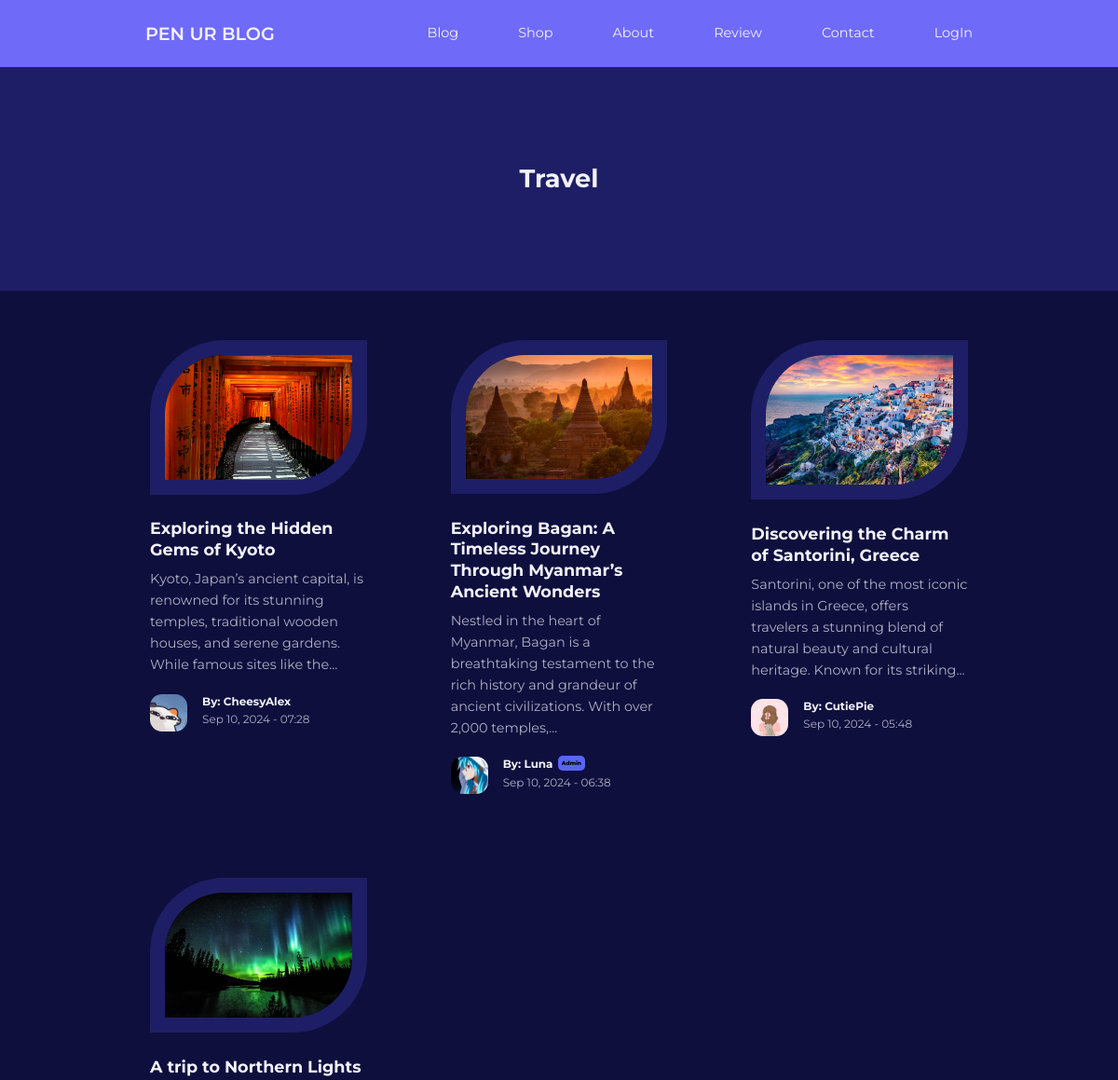
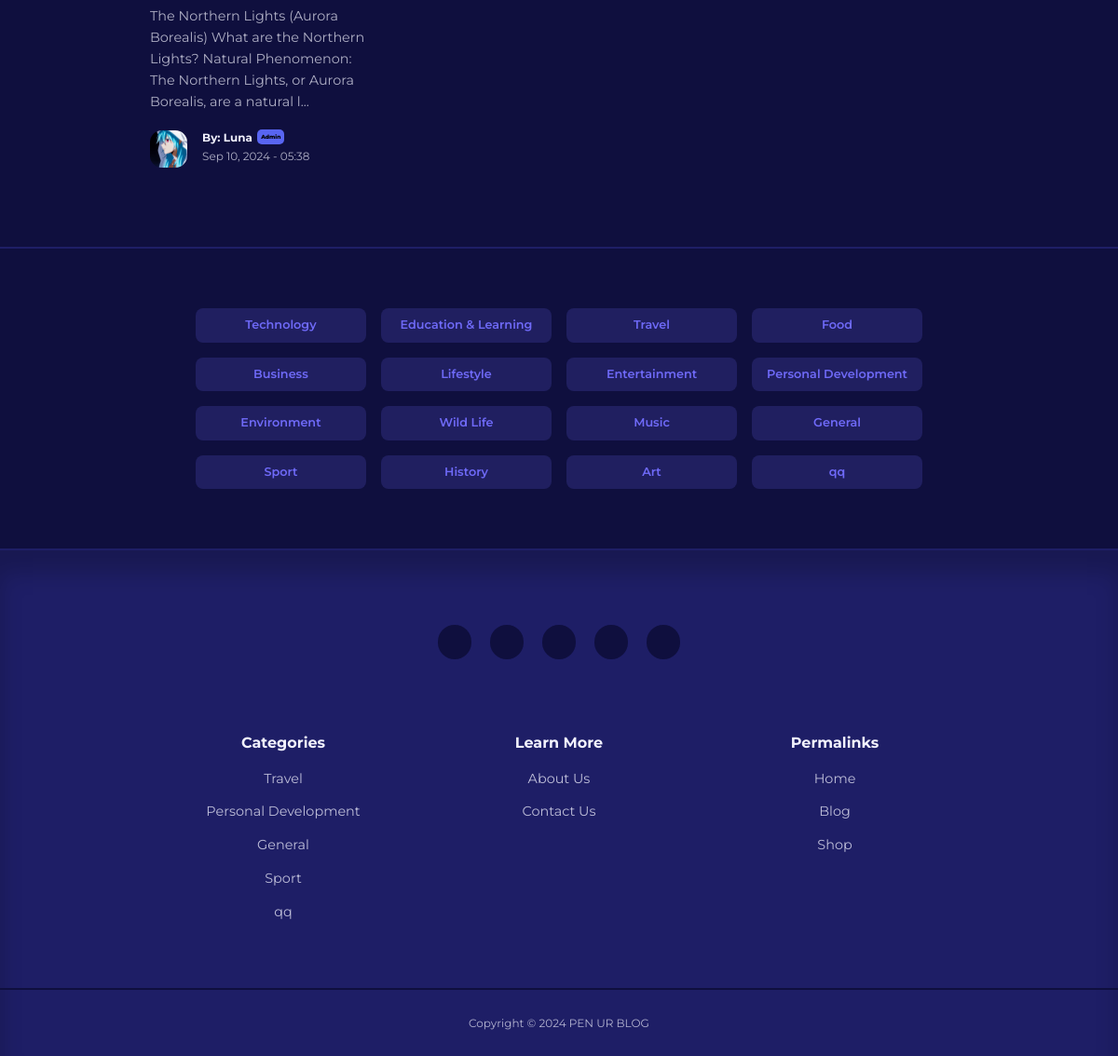
Screenshot of /blog/category-posts.php?id=9 with the database file from the repository (2 pictures, top to bottom).
### tables this page shows
CREATE TABLE `categories` (
  `id` int(11) UNSIGNED NOT NULL,
  `title` varchar(50) NOT NULL,
  `description` text NOT NULL
);

CREATE TABLE `posts` (
  `id` int(11) UNSIGNED NOT NULL,
  `title` varchar(255) NOT NULL,
  `body` text NOT NULL,
  `thumbnail` varchar(255) NOT NULL,
  `date_time` timestamp NOT NULL DEFAULT current_timestamp(),
  `category_id` int(11) UNSIGNED DEFAULT NULL,
  `author_id` int(11) UNSIGNED NOT NULL,
  `is_featured` tinyint(1) NOT NULL
);

CREATE TABLE `users` (
  `id` int(11) UNSIGNED NOT NULL,
  `username` varchar(50) NOT NULL,
  `email` varchar(100) NOT NULL,
  `password` varchar(255) NOT NULL,
  `avatar` varchar(255) NOT NULL,
  `is_admin` tinyint(1) NOT NULL,
  `bio` varchar(255) NOT NULL,
  `reset_token_hash` varchar(64) DEFAULT NULL,
  `reset_token_expires_at` datetime DEFAULT NULL
);

### blog/category-posts.php (the view, shortened to what this page needs)
<?php
include 'partials/header.php';
if (isset($_GET['id'])) {
    $id = filter_var($_GET['id'], FILTER_SANITIZE_NUMBER_INT);
    $query = "SELECT * FROM posts WHERE category_id=$id ORDER BY date_time DESC";
    $posts = mysqli_query($connection, $query);
} else {
    header('location: ' . ROOT_URL . 'blog.php');
    die();
}
?>
<header class="category__title">
    <h2>
        <?php
        $category_query = "SELECT * FROM categories WHERE id=$id";
        $category_result = mysqli_query($connection, $category_query);
        $category = mysqli_fetch_assoc($category_result);
        echo $category['title']
        ?>
    </h2>
</header>
<?php if (mysqli_num_rows($posts) > 0) : ?>
    <section class="posts">
        <div class="container posts__container">
            <?php while ($post = mysqli_fetch_assoc($posts)) : ?>
                <article class="post">
                    <div class="post__thumbnail">
                        <img src="./images/<?= $post['thumbnail'] ?>">
                    </div>
                    <div class="post__info">
                        <h3 class="post__title">
                            <a href="<?= ROOT_URL ?>post.php?id=<?= $post['id'] ?>"><?= $post['title'] ?></a>
                        </h3>
                        <p class="post__body">
                            <?= substr($post['body'], 0, 150) ?>...
                        </p>
                        <div class="post__author">
                            <?php
                            $author_id = $post['author_id'];
                            $author_query = "SELECT * FROM users WHERE id=$author_id";
                            $author_result = mysqli_query($connection, $author_query);
                            $author = mysqli_fetch_assoc($author_result);
                            ?>
                            <div class="post__author-avatar">
                                <img src="./images/<?= $author['avatar'] ?>">
                            </div>
                            <div class="post__author-info">
                                <h5>
                                    By:
                                    <?php if (isset($_SESSION['user-id'])) : ?>
                                        <a href="<?= ROOT_URL ?>profile.php?id=<?= $post['author_id'] ?>">
                                            <?= "{$author['username']}" ?>
                                        </a>
                                    <?php else : ?>
                                        <?= "{$author['username']}" ?>
                                    <?php endif ?>
                                    <?php if ($author['is_admin'] == 1) : ?>
                                        <b class="admin_tag">Admin</b>
                                    <?php endif ?>
                                </h5>
                                <small>
                                    <?= date("M d, Y - H:i", strtotime($post['date_time'])) ?>
                                </small>
                            </div>
                        </div>
                    </div>
                </article>
            <?php endwhile ?>
        </div>
    </section>
<?php else : ?>
    <div class="alert__message error lg">
        <p>No posts found for this category</p>
    </div>
<?php endif ?>
<section class="category__buttons">
    <div class="container category__buttons-container">
        <?php
        $all_categories_query = "SELECT * FROM categories";
        $all_categories = mysqli_query($connection, $all_categories_query);
        ?>
        <?php while ($category = mysqli_fetch_assoc($all_categories)) : ?>
            <a href="<?= ROOT_URL ?>category-posts.php?id=<?= $category['id'] ?>" class="category__button"><?= $category['title'] ?></a>
        <?php endwhile ?>
    </div>
</section>
<?php
include 'partials/footer.php';
?>

### blog/partials/footer.php (shortened to what this page needs)
<?php
$category_query = "SELECT * FROM categories ORDER BY RAND() LIMIT 5";
$category_result = mysqli_query($connection, $category_query);
?>
<footer>
        <div class="footer__socials">
            <a href="https://youtube.com/egatortutorials" target="_blank"><i class="uil uil-youtube"></i></a>
            <a href="https://facebook.com" target="_blank"><i class="uil uil-facebook-f"></i></a>
            <a href="https://instagram.com" target="_blank"><i class="uil uil-instagram-alt"></i></a>
            <a href="https://linkedin.com" target="_blank"><i class="uil uil-linkedin"></i></a>
            <a href="https://twitter.com" target="_blank"><i class="uil uil-twitter"></i></a>
        </div>
        <div class="container footer__container">
            <article>
                <h4>Categories</h4>
                <ul>
                    <?php while ($category = mysqli_fetch_assoc($category_result)): ?>
                        <li><a href="<?= ROOT_URL ?>category-posts.php?id=<?= $category['id'] ?>"><?= $category['title']     ?></a></li>
                    <?php endwhile ?>
                </ul>
            </article>
            <article>
                <h4>Learn More</h4>
                <ul>
                    <li><a href="about.php">About Us</a></li>
                    <li><a href="contact.php">Contact Us</a></li>
                </ul>
            </article>
            <article>
                <h4>Permalinks</h4>
                <ul>
                    <li><a href="index.php">Home</a></li>
                    <li><a href="blog.php">Blog</a></li>
                    <li><a href="shop.php">Shop</a></li>
                </ul>
            </article>
        </div>
        <div class="footer__copyright">
            <small>Copyright &copy; 2024 PEN UR BLOG</small>
        </div>
    </footer>
</body>
</html>

### blog/css/style.css (style rules this page uses)
:root { --color-primary: #6f6af8; --color-primary-light: hsl(242, 91%, 69%, 18%); --color-primary-variant: #5854c7; --color-red: #da0f3f; --color-red-light: hsl(346, 87%, 46%, 15%); --color-green: #00c476; --color-green-light: hsl(156, 100%, 38%, 15%); --color-gray-900: #1e1e66; --color-gray-700: #2d2b7c; --color-gray-300: rgba(242, 242, 254, 0.3); --color-gray-200: rgba(242, 242, 254, 0.7); --color-white: #f2f2fe; --color-bg: #0f0f3e; --transition: all 300ms ease; --container-width-lg: 74%; --container-width-md: 88%; --form-width: 40%; --card-border-radius-1: 0.3rem; --card-border-radius-2: 0.5rem; --card-border-radius-3: 0.8rem; --card-border-radius-4: 2rem; --card-border-radius-5: 5rem; }
* { margin: 0; padding: 0; outline: 0; border: 0; appearance: 0; list-style: none; text-decoration: none; box-sizing: border-box; }
body { font-family: 'Montserrat', sans-serif; line-height: 1.6; color: var(--color-gray-200); overflow-x: hidden; background: var(--color-bg); font-size: 0.9em; }
.container { width: var(--container-width-lg); max-width: 1800px; margin-inline: auto; }
section { margin-top: 3rem; width: 100vw; }
h1, h2, h3, h4, h5 { color: var(--color-white); line-height: 1.3; }
h2 { font-size: 1.7rem; margin: 1rem 0; }
h3 { font-size: 1.1rem; margin: 0.8rem 0 0.5rem; }
h4 { font-size: 1rem; }
a { color: var(--color-white); transition: var(--transition); }
img { display: block; width: 100%; object-fit: cover; }
.category__button { background: var(--color-primary-light); color: var(--color-primary); display: inline-block; padding: 0.5rem 1rem; border-radius: var(--card-border-radius-2); font-weight: 600; font-size: 0.8rem; text-align: center; }
.post { padding: 5px; }
.post__thumbnail { border-radius: var(--card-border-radius-5) 0; border: 1rem solid var(--color-gray-900); overflow: hidden; margin-bottom: 1.6rem; }
.post__author { display: flex; gap: 1rem; margin-top: 1.2rem; }
.post__author-avatar { width: 2.5rem; height: 2.5rem; border-radius: var(--card-border-radius-3); overflow: hidden; }
.posts__container { display: grid; grid-template-columns: repeat(3, 1fr); gap: 5rem; margin-bottom: 5rem; }
.category__buttons { padding: 4rem 0; border-top: 2px solid var(--color-gray-900); border-bottom: 2px solid var(--color-gray-900); }
.category__buttons-container { width: fit-content; display: grid; grid-template-columns: repeat(4, 1fr); gap: 1rem; }
footer { background: var(--color-gray-900); padding: 5rem 0 0; box-shadow: inset 0 1.5rem 1.5rem rgba(0, 0, 0, 0.2); }
.footer__socials { margin-inline: auto; width: fit-content; margin-bottom: 5rem; display: flex; justify-content: space-between; align-items: center; gap: 1.2rem; }
.footer__socials a { background: var(--color-bg); border-radius: 50%; width: 2.3rem; height: 2.3rem; display: flex; align-items: center; justify-content: center; }
.footer__container { display: grid; grid-template-columns: repeat(3, 1fr); text-align: center; }
footer h4 { color: var(--color-white); margin-bottom: 0.6rem; }
footer ul li { padding: 0.4rem 0; }
footer ul a { opacity: 0.75; }
.footer__copyright { text-align: center; padding: 1.5rem 0; border-top: 2px solid var(--color-bg); margin-top: 4rem; }
.category__title { height: 15rem; margin-top: 4.5rem; background: var(--color-gray-900); display: grid; place-items: center; }
.admin_tag { width: 5em; font-weight: 800; text-align: center; background-color: #5865F2; color: black; border-radius: 5px; padding: 4px; position: relative; bottom: 3px; left: 2px; font-size: 0.5em; }

### rows the page displays
categories: title "Travel"
posts: thumbnail (picture), title "Exploring the Hidden Gems of Kyoto", body "Kyoto, Japan’s ancient capital, is renowned for its stunning temples, traditional wooden houses, and serene gardens. While famous sites like the", author.avatar (picture), author.username "CheesyAlex", date_time "Sep 10, 2024 - 07:28"
posts: thumbnail (picture), title "Exploring Bagan: A Timeless Journey Through Myanmar’s Ancient Wonders", body "Nestled in the heart of Myanmar, Bagan is a breathtaking testament to the rich history and grandeur of ancient civilizations. With over 2,000 temples,", author.avatar (picture), author.username "Luna", shows "Admin", date_time "Sep 10, 2024 - 06:38"
posts: thumbnail (picture), title "Discovering the Charm of Santorini, Greece", body "Santorini, one of the most iconic islands in Greece, offers travelers a stunning blend of natural beauty and cultural heritage. Known for its striking", author.avatar (picture), author.username "CutiePie", date_time "Sep 10, 2024 - 05:48"
posts: thumbnail (picture), title "A trip to Northern Lights", body "The Northern Lights (Aurora Borealis) What are the Northern Lights? Natural Phenomenon: The Northern Lights, or Aurora Borealis, are a natural l", author.avatar (picture), author.username "Luna", shows "Admin", date_time "Sep 10, 2024 - 05:38"
categories: title "Technology"
categories: title "Education & Learning"
categories: title "Food"
categories: title "Business"
categories: title "Lifestyle"
categories: title "Entertainment"
categories: title "Personal Development"
categories: title "Environment"
categories: title "Wild Life"
categories: title "Music"
categories: title "General"
categories: title "Sport"
categories: title "History"
categories: title "Art"
categories: title "qq"
